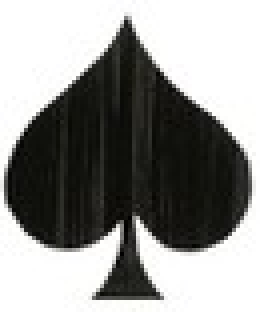
#> input picture poker/t1.jpeg, 65 x 78 px (shown 4 times larger)
$ python test_MTM.py
#> lines starting #> are read from the running program, lines starting #| are printed output that depends on the picture
import cv2, time
import numpy as np
import matplotlib.pyplot as plt
from MTM import matchTemplates
from custom_MTM import custom_matchTemplates

if __name__ == "__main__":
    t1 = cv2.cvtColor(cv2.imread('./poker/t1.jpeg'), cv2.COLOR_BGR2GRAY)
#> t1: shape (78, 65); min 0, max 255, mean 145.6
    t2 = cv2.cvtColor(cv2.imread('./poker/t2.jpeg'), cv2.COLOR_BGR2GRAY)
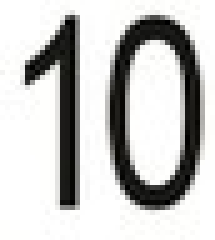
#> input picture poker/t2.jpeg, 43 x 48 px (shown 5 times larger)
#> t2: shape (48, 43); min 0, max 255, mean 197.8
    img = cv2.cvtColor(cv2.imread('./poker/image.jpeg'), cv2.COLOR_BGR2GRAY)
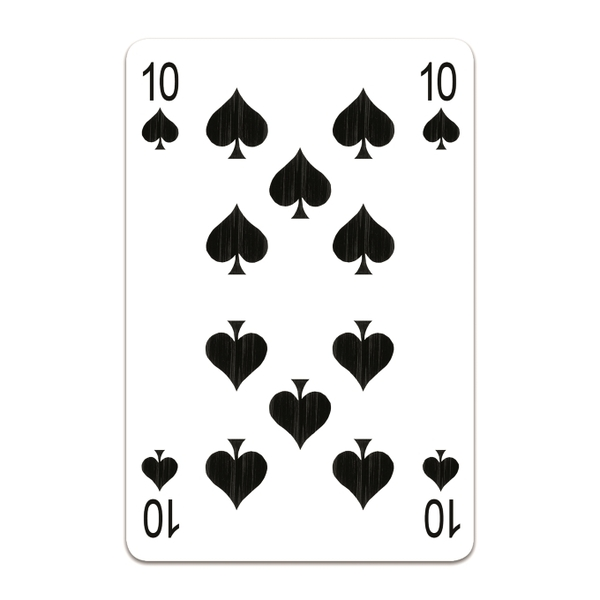
#> input picture poker/image.jpeg, 600 x 600 px
#> img: shape (600, 600); min 0, max 255, mean 235.4

    ratio = 1
    h, w = img.shape[:2]
#> h = 600; w = 600
    h = int(h/ratio)
    w = int(w/ratio)
    img = cv2.resize(img, (w, h))
    h, w = t1.shape[:2]
#> h = 78; w = 65
    h = int(h/ratio)
    w = int(w/ratio)
    t1 = cv2.resize(t1, (w, h))
    h, w = t2.shape[:2]
#> h = 48; w = 43
    h = int(h/ratio)
    w = int(w/ratio)
    t2 = cv2.resize(t2, (w, h))

    listTemplate = [("t1", t1), ("t2", t2), ("t1_1", t1), ("t1_2", t1), ("t1_3", t1), ("t1_4", t1)]

    m1_time = []
    m2_time = []
    m3_time = []

    for _ in range(100):
        start_time = time.time()
#> (the run stopped early here; a loop or call above may not have finished)
